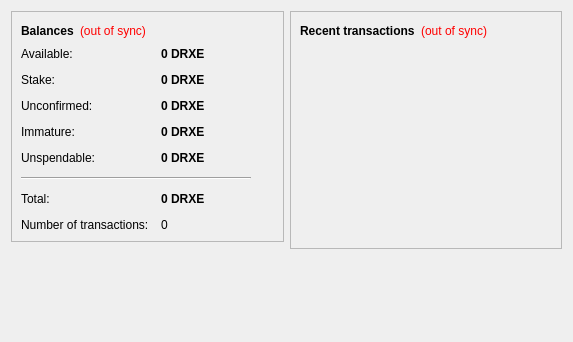
<?xml version="1.0" encoding="UTF-8"?>
<ui version="4.0">
 <class>OverviewPage</class>
 <widget class="QWidget" name="OverviewPage">
  <property name="geometry">
   <rect>
    <x>0</x>
    <y>0</y>
    <width>573</width>
    <height>342</height>
   </rect>
  </property>
  <property name="windowTitle">
   <string>Form</string>
  </property>
  <layout class="QHBoxLayout" name="horizontalLayout" stretch="1,1">
   <item>
    <layout class="QVBoxLayout" name="verticalLayout_2">
     <item>
      <widget class="QFrame" name="frame">
       <property name="frameShape">
        <enum>QFrame::StyledPanel</enum>
       </property>
       <property name="frameShadow">
        <enum>QFrame::Raised</enum>
       </property>
       <layout class="QVBoxLayout" name="verticalLayout_4">
        <item>
         <layout class="QHBoxLayout" name="horizontalLayout_4">
          <item>
           <widget class="QLabel" name="label_5">
            <property name="font">
             <font>
              <weight>75</weight>
              <bold>true</bold>
             </font>
            </property>
            <property name="text">
             <string>Balances</string>
            </property>
           </widget>
          </item>
          <item>
           <widget class="QLabel" name="labelWalletStatus">
            <property name="toolTip">
             <string>The displayed information may be out of date. Your wallet automatically synchronizes with the Droxne network after a connection is established, but this process has not completed yet.</string>
            </property>
            <property name="styleSheet">
             <string notr="true">QLabel { color: red; }</string>
            </property>
            <property name="text">
             <string notr="true">(out of sync)</string>
            </property>
            <property name="alignment">
             <set>Qt::AlignLeading|Qt::AlignLeft|Qt::AlignVCenter</set>
            </property>
           </widget>
          </item>
          <item>
           <spacer name="horizontalSpacer_2">
            <property name="orientation">
             <enum>Qt::Horizontal</enum>
            </property>
            <property name="sizeHint" stdset="0">
             <size>
              <width>40</width>
              <height>20</height>
             </size>
            </property>
           </spacer>
          </item>
         </layout>
        </item>
        <item>
         <layout class="QFormLayout" name="formLayout_2">
          <property name="fieldGrowthPolicy">
           <enum>QFormLayout::AllNonFixedFieldsGrow</enum>
          </property>
          <property name="horizontalSpacing">
           <number>12</number>
          </property>
          <property name="verticalSpacing">
           <number>12</number>
          </property>
          <item row="0" column="0">
           <widget class="QLabel" name="labelAvailableText">
            <property name="toolTip">
             <string>Your current available balance</string>
            </property>
            <property name="text">
             <string>Available:</string>
            </property>
           </widget>
          </item>
          <item row="0" column="1">
           <widget class="QLabel" name="labelAvailable">
            <property name="font">
             <font>
              <weight>75</weight>
              <bold>true</bold>
             </font>
            </property>
            <property name="cursor">
             <cursorShape>IBeamCursor</cursorShape>
            </property>
            <property name="toolTip">
             <string>Your current available balance</string>
            </property>
            <property name="text">
             <string notr="true">0 DRXE</string>
            </property>
            <property name="alignment">
             <set>Qt::AlignLeading|Qt::AlignLeft|Qt::AlignVCenter</set>
            </property>
            <property name="textInteractionFlags">
             <set>Qt::LinksAccessibleByMouse|Qt::TextSelectableByKeyboard|Qt::TextSelectableByMouse</set>
            </property>
           </widget>
          </item>
          <item row="1" column="0">
           <widget class="QLabel" name="label_6">
            <property name="toolTip">
             <string>Total of coins that was staked, and do not yet count toward the current balance</string>
            </property>
            <property name="text">
             <string>Stake:</string>
            </property>
           </widget>
          </item>
          <item row="1" column="1">
           <widget class="QLabel" name="labelStake">
            <property name="font">
             <font>
              <weight>75</weight>
              <bold>true</bold>
             </font>
            </property>
            <property name="cursor">
             <cursorShape>IBeamCursor</cursorShape>
            </property>
            <property name="toolTip">
             <string>Total of coins that was staked, and do not yet count toward the current balance</string>
            </property>
            <property name="text">
             <string notr="true">0 DRXE</string>
            </property>
            <property name="alignment">
             <set>Qt::AlignLeading|Qt::AlignLeft|Qt::AlignVCenter</set>
            </property>
            <property name="textInteractionFlags">
             <set>Qt::LinksAccessibleByMouse|Qt::TextSelectableByKeyboard|Qt::TextSelectableByMouse</set>
            </property>
           </widget>
          </item>
          <item row="2" column="0">
           <widget class="QLabel" name="label_3">
            <property name="toolTip">
             <string>Total of transactions that have yet to be confirmed, and do not yet count toward the current balance</string>
            </property>
            <property name="text">
             <string>Unconfirmed:</string>
            </property>
           </widget>
          </item>
          <item row="2" column="1">
           <widget class="QLabel" name="labelUnconfirmed">
            <property name="font">
             <font>
              <weight>75</weight>
              <bold>true</bold>
             </font>
            </property>
            <property name="cursor">
             <cursorShape>IBeamCursor</cursorShape>
            </property>
            <property name="toolTip">
             <string>Total of transactions that have yet to be confirmed, and do not yet count toward the current balance</string>
            </property>
            <property name="text">
             <string notr="true">0 DRXE</string>
            </property>
            <property name="alignment">
             <set>Qt::AlignLeading|Qt::AlignLeft|Qt::AlignVCenter</set>
            </property>
            <property name="textInteractionFlags">
             <set>Qt::LinksAccessibleByMouse|Qt::TextSelectableByKeyboard|Qt::TextSelectableByMouse</set>
            </property>
           </widget>
          </item>
          <item row="3" column="0">
           <widget class="QLabel" name="labelImmatureText">
            <property name="toolTip">
             <string>Mined balance that has not yet matured</string>
            </property>
            <property name="text">
             <string>Immature:</string>
            </property>
           </widget>
          </item>
          <item row="3" column="1">
           <widget class="QLabel" name="labelImmature">
            <property name="font">
             <font>
              <weight>75</weight>
              <bold>true</bold>
             </font>
            </property>
            <property name="toolTip">
             <string>Mined balance that has not yet matured</string>
            </property>
            <property name="text">
             <string notr="true">0 DRXE</string>
            </property>
            <property name="alignment">
             <set>Qt::AlignLeading|Qt::AlignLeft|Qt::AlignVCenter</set>
            </property>
            <property name="textInteractionFlags">
             <set>Qt::LinksAccessibleByMouse|Qt::TextSelectableByKeyboard|Qt::TextSelectableByMouse</set>
            </property>
           </widget>
          </item>
          <item row="4" column="0">
           <widget class="QLabel" name="labelBalanceWatchOnlyText">
            <property name="toolTip">
             <string>Your unspendable balance</string>
            </property>
            <property name="text">
             <string>Unspendable:</string>
            </property>
           </widget>
          </item>
          <item row="4" column="1">
           <widget class="QLabel" name="labelBalanceWatchOnly">
            <property name="font">
             <font>
              <weight>75</weight>
              <bold>true</bold>
             </font>
            </property>
            <property name="cursor">
             <cursorShape>IBeamCursor</cursorShape>
            </property>
            <property name="toolTip">
             <string>Your unspendable balance</string>
            </property>
            <property name="text">
             <string notr="true">0 DRXE</string>
            </property>
            <property name="alignment">
             <set>Qt::AlignLeading|Qt::AlignLeft|Qt::AlignVCenter</set>
            </property>
            <property name="textInteractionFlags">
             <set>Qt::LinksAccessibleByMouse|Qt::TextSelectableByKeyboard|Qt::TextSelectableByMouse</set>
            </property>
           </widget>
          </item>
          <item row="5" column="0" colspan="2">
           <widget class="Line" name="line">
            <property name="maximumSize">
             <size>
              <width>230</width>
              <height>16777215</height>
             </size>
            </property>
            <property name="orientation">
             <enum>Qt::Horizontal</enum>
            </property>
           </widget>
          </item>
          <item row="6" column="0">
           <widget class="QLabel" name="labelTotalText">
            <property name="toolTip">
             <string>Your current total balance</string>
            </property>
            <property name="text">
             <string>Total:</string>
            </property>
           </widget>
          </item>
          <item row="6" column="1">
           <widget class="QLabel" name="labelTotal">
            <property name="font">
             <font>
              <weight>75</weight>
              <bold>true</bold>
             </font>
            </property>
            <property name="toolTip">
             <string>Your current total balance</string>
            </property>
            <property name="text">
             <string notr="true">0 DRXE</string>
            </property>
            <property name="alignment">
             <set>Qt::AlignLeading|Qt::AlignLeft|Qt::AlignVCenter</set>
            </property>
            <property name="textInteractionFlags">
             <set>Qt::LinksAccessibleByMouse|Qt::TextSelectableByKeyboard|Qt::TextSelectableByMouse</set>
            </property>
           </widget>
          </item>
          <item row="7" column="0">
           <widget class="QLabel" name="label_2">
            <property name="toolTip">
             <string>Total number of transactions in wallet</string>
            </property>
            <property name="text">
             <string>Number of transactions:</string>
            </property>
           </widget>
          </item>
          <item row="7" column="1">
           <widget class="QLabel" name="labelNumTransactions">
            <property name="toolTip">
             <string>Total number of transactions in wallet</string>
            </property>
            <property name="text">
             <string notr="true">0</string>
            </property>
           </widget>
          </item>
         </layout>
        </item>
       </layout>
      </widget>
     </item>
     <item>
      <spacer name="verticalSpacer">
       <property name="orientation">
        <enum>Qt::Vertical</enum>
       </property>
       <property name="sizeHint" stdset="0">
        <size>
         <width>20</width>
         <height>40</height>
        </size>
       </property>
      </spacer>
     </item>
    </layout>
   </item>
   <item>
    <layout class="QVBoxLayout" name="verticalLayout_3">
     <item>
      <widget class="QFrame" name="frame_2">
       <property name="frameShape">
        <enum>QFrame::StyledPanel</enum>
       </property>
       <property name="frameShadow">
        <enum>QFrame::Raised</enum>
       </property>
       <layout class="QVBoxLayout" name="verticalLayout">
        <item>
         <layout class="QHBoxLayout" name="horizontalLayout_2">
          <item>
           <widget class="QLabel" name="label_4">
            <property name="text">
             <string>&lt;b&gt;Recent transactions&lt;/b&gt;</string>
            </property>
           </widget>
          </item>
          <item>
           <widget class="QLabel" name="labelTransactionsStatus">
            <property name="toolTip">
             <string>The displayed information may be out of date. Your wallet automatically synchronizes with the Droxne network after a connection is established, but this process has not completed yet.</string>
            </property>
            <property name="styleSheet">
             <string notr="true">QLabel { color: red; }</string>
            </property>
            <property name="text">
             <string notr="true">(out of sync)</string>
            </property>
            <property name="alignment">
             <set>Qt::AlignRight|Qt::AlignTrailing|Qt::AlignVCenter</set>
            </property>
           </widget>
          </item>
          <item>
           <spacer name="horizontalSpacer">
            <property name="orientation">
             <enum>Qt::Horizontal</enum>
            </property>
            <property name="sizeHint" stdset="0">
             <size>
              <width>40</width>
              <height>20</height>
             </size>
            </property>
           </spacer>
          </item>
         </layout>
        </item>
        <item>
         <widget class="QListView" name="listTransactions">
          <property name="styleSheet">
           <string notr="true">QListView { background: transparent; }</string>
          </property>
          <property name="frameShape">
           <enum>QFrame::NoFrame</enum>
          </property>
          <property name="verticalScrollBarPolicy">
           <enum>Qt::ScrollBarAlwaysOff</enum>
          </property>
          <property name="horizontalScrollBarPolicy">
           <enum>Qt::ScrollBarAlwaysOff</enum>
          </property>
          <property name="selectionMode">
           <enum>QAbstractItemView::NoSelection</enum>
          </property>
         </widget>
        </item>
       </layout>
      </widget>
     </item>
     <item>
      <spacer name="verticalSpacer_2">
       <property name="orientation">
        <enum>Qt::Vertical</enum>
       </property>
       <property name="sizeHint" stdset="0">
        <size>
         <width>20</width>
         <height>40</height>
        </size>
       </property>
      </spacer>
     </item>
    </layout>
   </item>
  </layout>
 </widget>
 <resources/>
 <connections/>
</ui>
